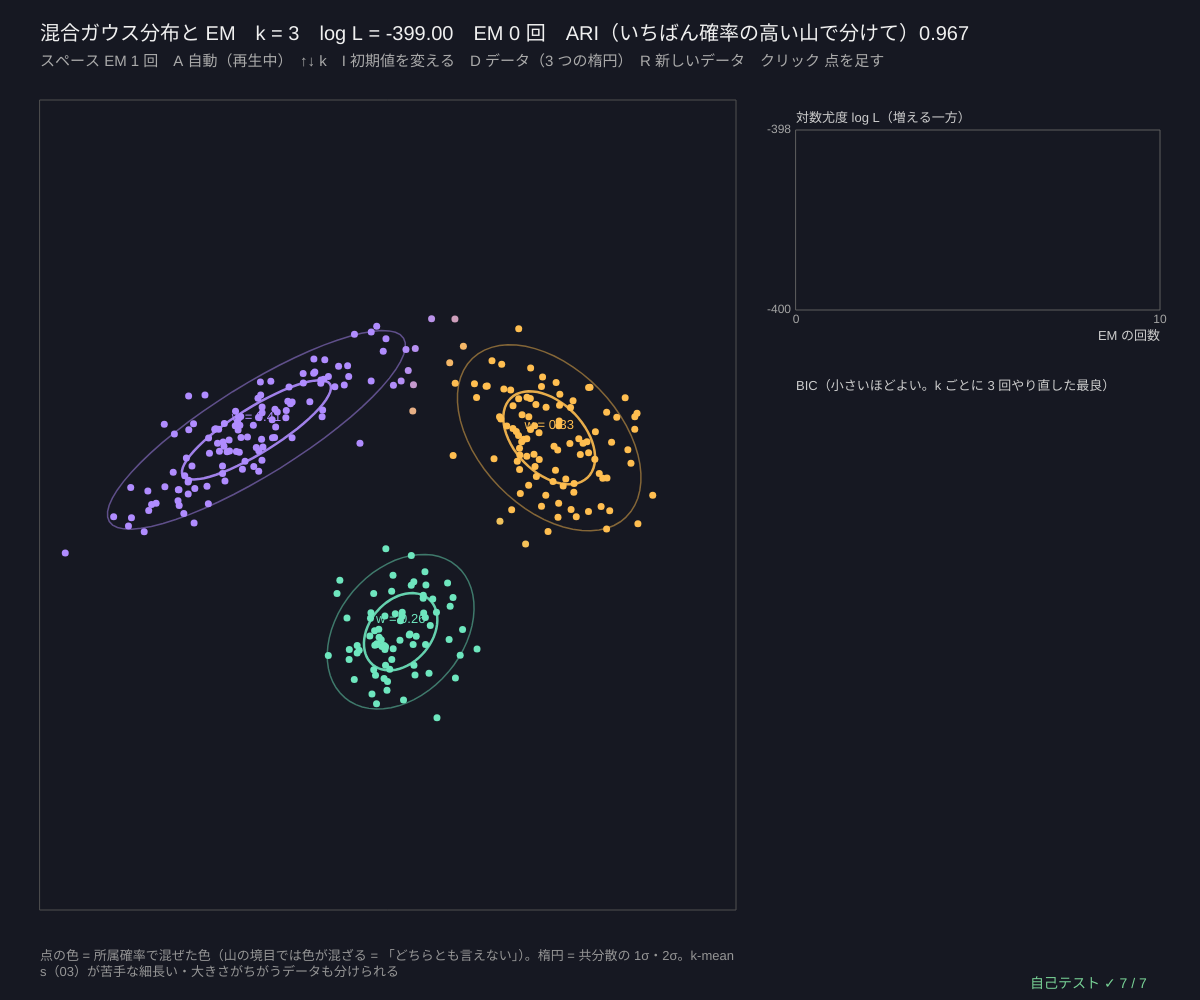
Frame 1 (no input)
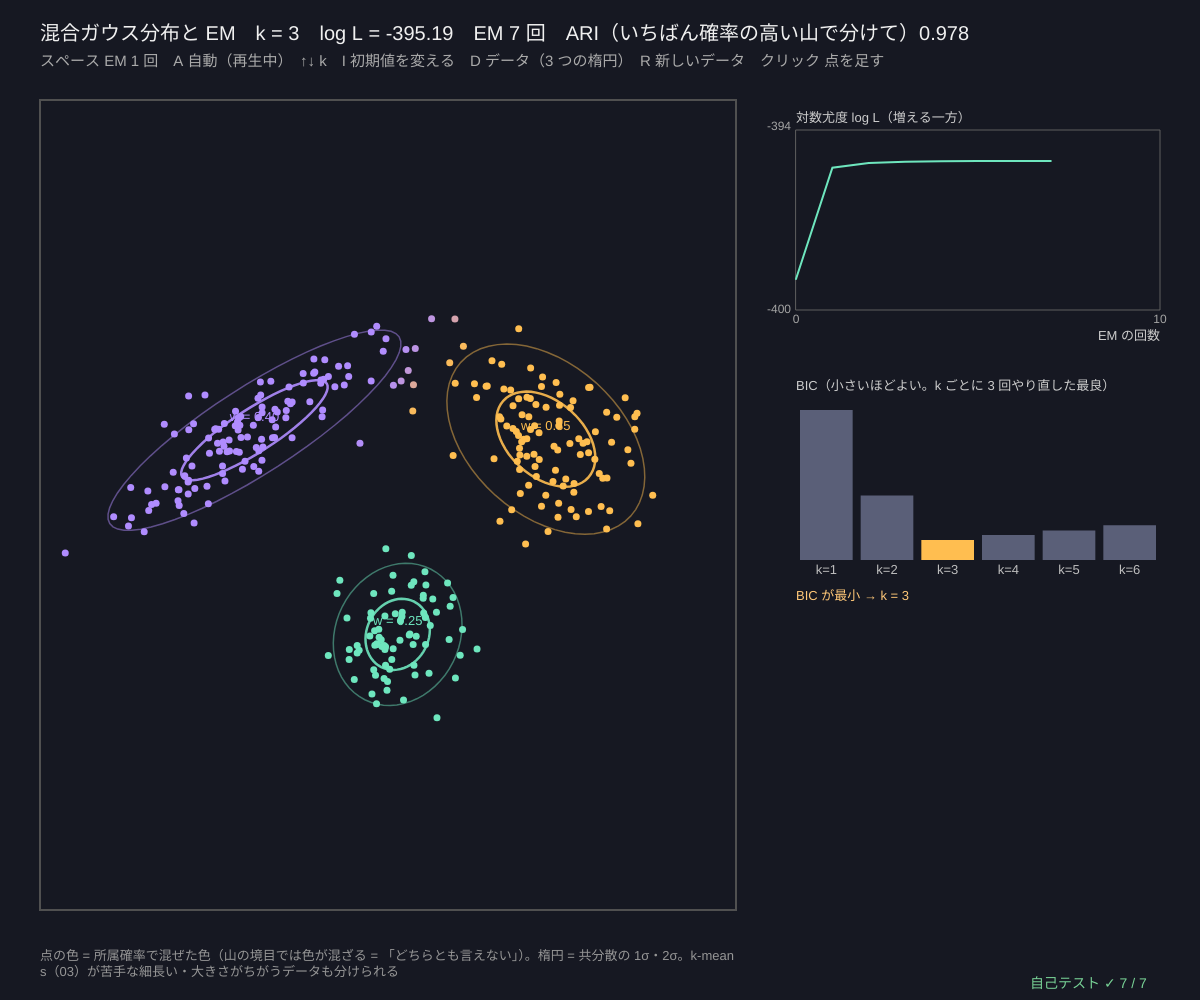
Frame 60 (no input)
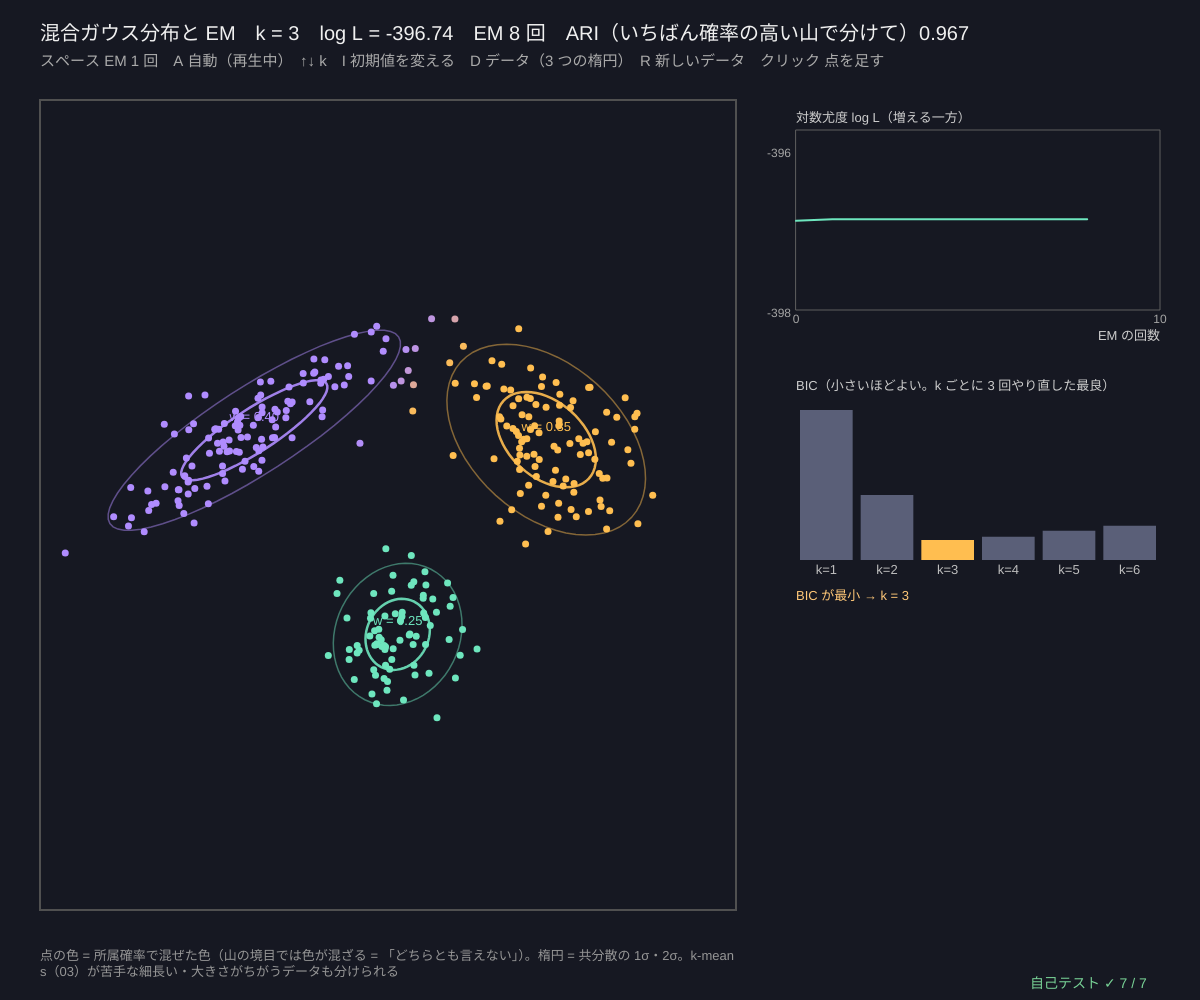
Frame 120 (the mouse pressed at the canvas centre since frame 60)

The p5.js sketch that drew these frames (run headless with seeded random() and noise() and a simulated clock; from frame 60 on, the mouse is pressed at the canvas centre):

// p5.js sketch
// ── sketch.js
// ============================================
// 08 混合ガウス分布と EM ─ データを「k 個の正規分布（楕円の山）を重みつきで足したもの」とみなしてあてはめる
//   E ステップ：各点がどの山から来たかの確率（所属確率 r_ik、合計 1）を計算 → 点の色の混ざりぐあい
//   M ステップ：所属確率を重みにして、各山の重み・平均・共分散（楕円の形と向き）を計算しなおす
//   対数尤度 log L は E → M のたびに必ず増えるか同じ（EM アルゴリズムの性質、右上のグラフ）。k は BIC = −2 log L + (母数の数)·log n が小さいものを選ぶ
//   k-means は「丸くて同じ大きさ・どれか 1 つに所属」の特別な場合。所属度で分けるファジィ c-平均法はシリーズ 50 の 11
// スペース EM を 1 回 / A 自動 / ↑↓ k / I 初期値を変える / D データ / R 新しいデータ / クリック 点を足す
// ============================================

const NPTS = 300;                      // ★ 点の数
const DKINDS = ['ellipses', 'aniso', 'sizes', 'moons'];
let data, kNum = 3, gm, eRes, llHist = [], auto = true, timer = 0, dataNo = 0, seedD = 81, seedI = 1, bic = [], view;

function setup() { createCanvas(windowWidth, windowHeight); textWrap(CHAR); selfTest(); newData(); }
function ellipses3(n, seed) {          // 共分散をきめた 3 つの楕円のかたまり
  seedRng(seed);
  return makeBlobs([{ n: Math.floor(n * 0.4), c: [-0.9, 0.5], sd: [0.6, 0.15], rot: 0.6 }, { n: Math.floor(n * 0.35), c: [1.0, 0.45], sd: [0.45, 0.22], rot: -0.7 }, { n: n - Math.floor(n * 0.4) - Math.floor(n * 0.35), c: [0.05, -0.85], sd: [0.22, 0.22] }]);
}
function newData() { data = DKINDS[dataNo] === 'ellipses' ? ellipses3(NPTS, seedD) : makeDataset(DKINDS[dataNo], NPTS, seedD); bic = []; reinit(); }
function reinit() { seedRng(900 + seedI); gm = gmmInit(data.pts, kNum); eRes = gmmE(data.pts, gm); llHist = [eRes.ll]; }
// ★ EM を 1 回：M（今の所属確率で山を計算しなおす）→ E（新しい山で所属確率と log L）
function emStep() { gm = gmmM(data.pts, eRes.resp, gm); eRes = gmmE(data.pts, gm); llHist.push(eRes.ll); if (llHist.length > 300) llHist.splice(1, 1); }
function bestFit(pts, k, tries, seed) { seedRng(seed); let best = null; for (let r = 0; r < tries; r++) { let f = gmmFit(pts, k, 150); if (!best || f.ll > best.ll) best = f; } return best; }

function draw() {
  background(22, 24, 34);
  if (auto && ++timer % 8 === 0) emStep();
  if (bic.length < 6 && frameCount % 3 === 0) { let k = bic.length + 1, f = bestFit(data.pts, k, 3, 50 + k); bic.push(gmmBIC(f.ll, k, data.pts.length)); }   // 1 つずつ計算（重いので）
  view = fitView(40, 100, width * 0.58, height - 190, 0, 0, 4.6);
  noFill(); stroke(80); rect(view.x, view.y, view.w, view.h);
  // ---- 点：所属確率で色を混ぜる
  noStroke();
  for (let i = 0; i < data.pts.length; i++) {
    let r = 0, g = 0, b = 0; eRes.resp[i].forEach((v, k) => { let c = PAL[k % PAL.length]; r += v * c[0]; g += v * c[1]; b += v * c[2]; });
    fill(r, g, b); circle(gX(view, data.pts[i][0]), gY(view, data.pts[i][1]), 7);
  }
  // ---- 山（楕円 = 1σ と 2σ）
  gm.mu.forEach((m, k) => {
    let ax = covAxes(gm.cv[k]);
    for (let s of [1, 2]) {
      let ring = []; for (let t = 0; t <= 60; t++) { let a = (TWO_PI * t) / 60, u = s * ax.s1 * Math.cos(a), v = s * ax.s2 * Math.sin(a); ring.push([gX(view, m[0] + u * Math.cos(ax.ang) - v * Math.sin(ax.ang)), gY(view, m[1] + u * Math.sin(ax.ang) + v * Math.cos(ax.ang))]); }
      stroke(palC(k, s === 1 ? 230 : 120)); strokeWeight(s === 1 ? 2.5 : 1.5); polyline(ring);
    }
    noStroke(); fill(palC(k)); textSize(13); textAlign(CENTER, BOTTOM); text('w = ' + gm.w[k].toFixed(2), gX(view, m[0]), gY(view, m[1]) - 6);
  });
  // ---- 対数尤度
  let gx = view.x + view.w + 60, gw = width - gx - 40, lo = Math.min(...llHist), hi = Math.max(...llHist);
  let g1 = { x: gx, y: 130, w: gw, h: 180, x0: 0, x1: Math.max(10, llHist.length - 1), y0: lo - 1, y1: hi + 1 };
  plotAxes(g1, 'EM の回数', '対数尤度 log L（増える一方）', [0, g1.x1], [+(lo - 1).toFixed(0), +(hi + 1).toFixed(0)]);
  stroke(110, 230, 190); strokeWeight(2); polyline(llHist.map((v, i) => [gX(g1, i), gY(g1, v)]));
  // ---- BIC
  let g2 = { x: gx, y: 400, w: gw, h: 160 };
  noStroke(); fill(205); textSize(13); textAlign(LEFT, BASELINE); text('BIC（小さいほどよい。k ごとに 3 回やり直した最良）', g2.x, g2.y - 10);
  if (bic.length) {
    let bl = Math.min(...bic), bh = Math.max(...bic), best = bic.indexOf(bl) + 1;
    bic.forEach((v, i) => { let hgt = 20 + ((v - bl) / Math.max(1e-9, bh - bl)) * (g2.h - 30), bw = g2.w / 6; fill(i + 1 === best ? color(255, 190, 80) : i + 1 === kNum ? color(176, 140, 255) : color(90, 95, 120)); rect(g2.x + i * bw + 4, g2.y + g2.h - hgt, bw - 8, hgt); fill(190); textAlign(CENTER, TOP); text('k=' + (i + 1), g2.x + i * bw + bw / 2, g2.y + g2.h + 4); });
    textAlign(LEFT, BASELINE); fill(255, 200, 120); text(bic.length < 6 ? '計算中…' : 'BIC が最小 → k = ' + best, g2.x, g2.y + g2.h + 40);
  }
  // ---- 文字
  let lab = eRes.resp.map((r) => r.indexOf(Math.max(...r)));
  textAlign(LEFT, BASELINE); fill(240); textSize(20);
  text('混合ガウス分布と EM　k = ' + kNum + '　log L = ' + eRes.ll.toFixed(2) + '　EM ' + (llHist.length - 1) + ' 回　ARI（いちばん確率の高い山で分けて）' + ariScore(lab, data.truth).toFixed(3), 40, 40);
  fill(170); textSize(15); text('スペース EM 1 回　A 自動' + (auto ? '（再生中）' : '') + '　↑↓ k　I 初期値を変える　D データ（' + (DKINDS[dataNo] === 'ellipses' ? '3 つの楕円' : DATA_JA[DKINDS[dataNo]]) + '）　R 新しいデータ　クリック 点を足す', 40, 66);
  fill(150); textSize(13); text('点の色 = 所属確率で混ぜた色（山の境目では色が混ざる = 「どちらとも言えない」）。楕円 = 共分散の 1σ・2σ。k-means（03）が苦手な細長い・大きさがちがうデータも分けられる', 40, height - 50, view.w);
  drawSelfTest(width - 170, height - 12);
}

function mousePressed() { if (view && inBox(view, mouseX, mouseY)) { data.pts.push([invX(view, mouseX), invY(view, mouseY)]); data.truth.push(0); eRes = gmmE(data.pts, gm); llHist = [eRes.ll]; bic = []; } }
function keyPressed() {
  if (key === ' ') { auto = false; emStep(); }
  if (key === 'a' || key === 'A') auto = !auto;
  if (key === UP_ARROW || key === DOWN_ARROW) { kNum = clampv(kNum + (key === UP_ARROW ? 1 : -1), 1, 6); reinit(); }
  if (key === 'i' || key === 'I') { seedI++; reinit(); }
  if (key === 'd' || key === 'D') { dataNo = (dataNo + 1) % DKINDS.length; newData(); }
  if (key === 'r' || key === 'R') { seedD++; newData(); }
  return false;
}

// ---- 自己テスト
function selfTest() {
  selfTestResults = [];
  let d = ellipses3(150, 8), mono = true, sum1 = true;
  for (let s = 0; s < 5; s++) {
    seedRng(30 + s); let g = gmmInit(d.pts, 3), e = gmmE(d.pts, g), prev = e.ll;
    for (let t = 0; t < 40; t++) {
      g = gmmM(d.pts, e.resp, g); e = gmmE(d.pts, g);
      if (e.ll < prev - 1e-9 * Math.abs(prev)) mono = false; prev = e.ll;
      if (!e.resp.every((r) => Math.abs(r.reduce((a, b) => a + b, 0) - 1) < 1e-12 && r.every((v) => v >= 0 && v <= 1))) sum1 = false;
    }
  }
  check('対数尤度は EM のたびに減らない（5 通りの初期値 × 40 回）', mono);
  check('所属確率 r_ik は 0〜1 で、各点の合計がちょうど 1', sum1);
  check('log-sum-exp：log(e^−1000 + e^−1001) = −1000 + log(1 + e^−1) を NaN なしで計算、ふつうの値でも直接計算と一致', near(logSumExp([-1000, -1001]), -1000 + Math.log(1 + Math.exp(-1)), 1e-12) && near(logSumExp([0.5, -0.3, 1.2]), Math.log(Math.exp(0.5) + Math.exp(-0.3) + Math.exp(1.2)), 1e-12));
  let one = gmmM(d.pts, d.pts.map(() => [1]), null), n = d.pts.length, mx = meanOf(d.pts.map((p) => p[0])), my = meanOf(d.pts.map((p) => p[1]));
  let sxx = meanOf(d.pts.map((p) => (p[0] - mx) ** 2)), sxy = meanOf(d.pts.map((p) => (p[0] - mx) * (p[1] - my)));
  check('山が 1 つなら、M ステップの答え = データの平均と共分散（n で割る）そのもの', near(one.mu[0][0], mx, 1e-12) && near(one.mu[0][1], my, 1e-12) && near(one.cv[0][0], sxx, 1e-12) && near(one.cv[0][1], sxy, 1e-12) && one.w[0] === 1);
  let bics = [1, 2, 3, 4, 5].map((k) => gmmBIC(bestFit(d.pts, k, 1, 70 + k).ll, k, n));
  check('3 つの楕円のデータでは BIC が k = 3 で最小（k = 1〜5）', bics.indexOf(Math.min(...bics)) === 2);
  let flat = Array.from({ length: 40 }, (_, i) => [i * 0.05, 0]); seedRng(5); let fl = gmmFit(flat, 2, 50);
  check('一直線の点（共分散がつぶれる）でも、共分散の下限で log L は有限・NaN なし', isFinite(fl.ll) && fl.gm.cv.every((c) => c[0] * c[2] - c[1] * c[1] > 0) && noNaN(fl.llHist));
  let an = makeDataset('aniso', 150, 9), fa = bestFit(an.pts, 3, 2, 4), la = fa.resp.map((r) => r.indexOf(Math.max(...r))); seedRng(4); let ka = kmeansBest(an.pts, 3, 10, true, 100);
  let aG = ariScore(la, an.truth), aK = ariScore(ka.labels, an.truth);
  check('細長いかたまり：混合ガウス ARI ' + aG.toFixed(3) + ' ≥ 0.9、k-means は ' + aK.toFixed(3), aG >= 0.9 && aK < aG);
  reportSelfTest();
}

// ---------- やってみよう ----------
// 1. I で初期値を変えてスペースで 1 回ずつ。楕円がだんだんデータに合っていく様子と、log L のグラフを見よう
// 2. ↑↓ で k を変えて BIC の棒を見る。log L は k を増やすほど大きくなるのに、BIC はなぜ k = 3 で最小？
// 3. D で「細長い」「大きさがちがう」に。03 で k-means が失敗したデータを、楕円ならどう分ける？
// 4. 三日月（D）では？ 正規分布の山は丸い（楕円）ので、三日月 1 つに山がいくつも必要になる
// 5. 所属確率で色が混ざる点を探そう。シリーズ 50 の 11（ファジィ c-平均法）の所属度とくらべてみよう

// ==================================================
// ここから下は「クラスタリングの道具」（中身は読まなくても OK。消さないでね）
// ==================================================
// ---- 共通：値をはさむ・クラスタの色・距離（点は [x, y] や [r, g, b] のような配列）
function clampv(v, a, b) { return v < a ? a : v > b ? b : v; }
const PAL = [[176, 140, 255], [110, 230, 190], [255, 190, 80], [110, 180, 255], [255, 120, 130], [200, 240, 110], [255, 150, 220], [90, 210, 220], [255, 150, 70], [190, 190, 255]];
function palC(k, a) {                  // クラスタ k の色（k < 0 = ノイズ = 灰色）
  let al = a === undefined ? 255 : a;
  if (k < 0) return color(120, 120, 135, al);
  let c = PAL[k % PAL.length]; return color(c[0], c[1], c[2], al);
}
function sqd(a, b) { let s = 0; for (let i = 0; i < a.length; i++) { let d = a[i] - b[i]; s += d * d; } return s; }   // 距離の 2 乗
function edist(a, b) { return Math.sqrt(sqd(a, b)); }                                                              // ユークリッド距離
function meanOf(arr) { if (!arr.length) return 0; let s = 0; for (let v of arr) s += v; return s / arr.length; }
// ---- 種つきの乱数（同じ種なら毎回同じ列）
let rngState = 1, gaussSpare = null;
function seedRng(s) { rngState = (s >>> 0) || 1; gaussSpare = null; }
function rnd() {                       // 0〜1 の一様乱数（mulberry32）
  rngState = (rngState + 0x6d2b79f5) >>> 0;
  let t = rngState;
  t = Math.imul(t ^ (t >>> 15), t | 1);
  t ^= t + Math.imul(t ^ (t >>> 7), t | 61);
  return ((t ^ (t >>> 14)) >>> 0) / 4294967296;
}
function rndInt(a, b) { return a + Math.floor(rnd() * (b - a + 1)); }
function gauss() {                     // 標準正規分布（ボックス-ミュラー法）
  if (gaussSpare !== null) { let g = gaussSpare; gaussSpare = null; return g; }
  let u = 1 - rnd(), v = rnd(), r = Math.sqrt(-2 * Math.log(u));
  gaussSpare = r * Math.sin(2 * Math.PI * v); return r * Math.cos(2 * Math.PI * v);
}
// ---- 合成データ（種つき）。どれも { pts, truth（正解のグループ番号）, k（正解のグループ数）} を返す
// blob = { n, c: [中心 x, y], sd: [長い向きの標準偏差, 短い向き], rot: 傾き（ラジアン）}
function makeBlobs(specs) {
  let pts = [], truth = [];
  specs.forEach((s, k) => {
    let cr = Math.cos(s.rot || 0), sr = Math.sin(s.rot || 0);
    for (let i = 0; i < s.n; i++) { let a = gauss() * s.sd[0], b = gauss() * s.sd[1]; pts.push([s.c[0] + cr * a - sr * b, s.c[1] + sr * a + cr * b]); truth.push(k); }
  });
  return { pts, truth, k: specs.length };
}
function makeMoons(n, noise) {         // 2 つの三日月（かみ合った半円）
  let pts = [], truth = [];
  for (let i = 0; i < n; i++) {
    let k = i % 2, t = rnd() * Math.PI, x = k ? 1 - Math.cos(t) : Math.cos(t), y = k ? 0.5 - Math.sin(t) : Math.sin(t);
    pts.push([(x - 0.5) * 1.6 + gauss() * noise, (y - 0.25) * 1.6 + gauss() * noise]); truth.push(k);
  }
  return { pts, truth, k: 2 };
}
function makeCircles(n, noise, inner) { // 同心円（外の輪と内の輪。点の数は輪の長さに比例）
  let pts = [], truth = [], nOut = Math.round((n * 1.3) / (1.3 + inner));
  for (let i = 0; i < n; i++) { let k = i < nOut ? 0 : 1, t = rnd() * 2 * Math.PI, r = k ? inner : 1.3; pts.push([r * Math.cos(t) + gauss() * noise, r * Math.sin(t) + gauss() * noise]); truth.push(k); }
  return { pts, truth, k: 2 };
}
const DATA_JA = { blobs: 'かたまり', moons: '三日月', circles: '同心円', aniso: '細長い', density: '密度がちがう', sizes: '大きさがちがう', noise: 'かたまり + 外れ値', chain: '鎖でつながる' };
function makeDataset(kind, n, seed) {
  seedRng(seed);
  if (kind === 'moons') return makeMoons(n, 0.07);
  if (kind === 'circles') return makeCircles(n, 0.05, 0.55);
  if (kind === 'aniso') { let m = Math.floor(n / 3); return makeBlobs([{ n: m, c: [-0.6, 0.9], sd: [0.9, 0.1], rot: 0.5 }, { n: m, c: [0, 0], sd: [0.9, 0.1], rot: 0.5 }, { n: n - 2 * m, c: [0.6, -0.9], sd: [0.9, 0.1], rot: 0.5 }]); }
  if (kind === 'density') { let m = Math.floor(n * 0.45); return makeBlobs([{ n: m, c: [-0.9, 0.3], sd: [0.12, 0.12] }, { n: m, c: [-0.3, 0.3], sd: [0.12, 0.12] }, { n: n - 2 * m, c: [0.9, -0.2], sd: [0.65, 0.65] }]); }
  if (kind === 'sizes') { let m = Math.floor(n * 0.12); return makeBlobs([{ n: n - 2 * m, c: [-0.5, 0], sd: [0.6, 0.6] }, { n: m, c: [0.85, 0.75], sd: [0.1, 0.1] }, { n: m, c: [0.85, -0.75], sd: [0.1, 0.1] }]); }
  if (kind === 'chain') {
    let m = Math.floor(n * 0.4), d = makeBlobs([{ n: m, c: [-1.2, 0], sd: [0.25, 0.25] }, { n: m, c: [1.2, 0], sd: [0.25, 0.25] }]), rest = n - 2 * m;
    for (let i = 0; i < rest; i++) { d.pts.push([-0.8 + (1.6 * (i + 0.5)) / rest, 0.04 * gauss()]); d.truth.push(i < rest / 2 ? 0 : 1); }
    return d;
  }
  let m = Math.floor(n / 3), d = makeBlobs([{ n: m, c: [-1, 0.7], sd: [0.25, 0.25] }, { n: m, c: [1, 0.6], sd: [0.3, 0.22], rot: 0.4 }, { n: n - 2 * m, c: [0, -0.9], sd: [0.28, 0.28] }]);
  if (kind === 'noise') { let q = Math.floor(n * 0.08); for (let i = 0; i < q; i++) { d.pts.push([-2 + 4 * rnd(), -1.8 + 3.6 * rnd()]); d.truth.push(-1); } }
  return d;
}
// ---- k-means（ロイドのアルゴリズム）。目的関数 = 慣性 = Σ |x_i − 中心|²
function nearestCenter(p, centers) { let best = 0, bd = Infinity; for (let j = 0; j < centers.length; j++) { let d = sqd(p, centers[j]); if (d < bd) { bd = d; best = j; } } return best; }
function assignLabels(pts, centers) { return pts.map((p) => nearestCenter(p, centers)); }        // ① 割り当て
function inertiaOf(pts, centers, labels) { let s = 0; for (let i = 0; i < pts.length; i++) s += sqd(pts[i], centers[labels[i]]); return s; }
function updateCenters(pts, labels, centers) {                                                     // ② 更新（仲間の平均。仲間 0 なら動かさない）
  let k = centers.length, dim = centers[0].length, sum = centers.map(() => new Array(dim).fill(0)), cnt = new Array(k).fill(0);
  for (let i = 0; i < pts.length; i++) { let l = labels[i]; cnt[l]++; for (let d = 0; d < dim; d++) sum[l][d] += pts[i][d]; }
  return sum.map((s, j) => (cnt[j] ? s.map((v) => v / cnt[j]) : centers[j].slice()));
}
function initRandomCenters(pts, k) {   // ランダムに k 点えらぶ（重ならないように）
  if (!pts.length) return Array.from({ length: k }, () => [0, 0]);
  let idx = pts.map((_, i) => i), out = [];
  for (let j = 0; j < Math.min(k, pts.length); j++) { let r = j + Math.floor(rnd() * (idx.length - j)); [idx[j], idx[r]] = [idx[r], idx[j]]; out.push(pts[idx[j]].slice()); }
  while (out.length < k) out.push(pts[0].slice());
  return out;
}
function initPlusPlus(pts, k) {        // k-means++：今ある中心から遠い点ほど（距離² に比例して）えらばれやすい
  if (!pts.length) return Array.from({ length: k }, () => [0, 0]);
  let out = [pts[Math.floor(rnd() * pts.length)].slice()], d2 = pts.map((p) => sqd(p, out[0]));
  while (out.length < k) {
    let tot = 0; for (let v of d2) tot += v;
    let r = rnd() * tot, pick = pts.length - 1;
    if (tot > 0) { for (let i = 0; i < pts.length; i++) { r -= d2[i]; if (r <= 0) { pick = i; break; } } } else pick = Math.floor(rnd() * pts.length);
    out.push(pts[pick].slice());
    for (let i = 0; i < pts.length; i++) d2[i] = Math.min(d2[i], sqd(pts[i], pts[pick]));
  }
  return out;
}
// 最後まで回す。hist = 半ステップ（割り当て・更新）ごとの慣性
function lloyd(pts, centers0, maxIter) {
  let centers = centers0.map((c) => c.slice()), labels = assignLabels(pts, centers), hist = [inertiaOf(pts, centers, labels)], iters = 0;
  for (let it = 0; it < (maxIter || 100); it++) {
    let nc = updateCenters(pts, labels, centers); hist.push(inertiaOf(pts, nc, labels));
    let nl = assignLabels(pts, nc); hist.push(inertiaOf(pts, nc, nl));
    centers = nc; iters++;
    let same = nl.every((v, i) => v === labels[i]); labels = nl;
    if (same) break;
  }
  return { centers, labels, inertia: hist[hist.length - 1], hist, iters };
}
function kmeansBest(pts, k, restarts, usePP, maxIter) {   // restarts 回やり直して慣性がいちばん小さいものを選ぶ
  let best = null, all = [];
  for (let r = 0; r < restarts; r++) { let res = lloyd(pts, usePP ? initPlusPlus(pts, k) : initRandomCenters(pts, k), maxIter); all.push(res.inertia); if (!best || res.inertia < best.inertia) best = res; }
  best.all = all; return best;
}
// ---- 混合ガウス分布（2 次元、共分散は全部）。cv = [s_xx, s_xy, s_yy]。gm = { w: 重み, mu: 平均, cv: 共分散 }
const COV_FLOOR = 1e-4;                // 共分散の固有値の下限（1 点に縮んで尤度が ∞ になるのを防ぐ）
function logGauss2(p, mu, cv) {
  let det = cv[0] * cv[2] - cv[1] * cv[1], dx = p[0] - mu[0], dy = p[1] - mu[1];
  let q = (cv[2] * dx * dx - 2 * cv[1] * dx * dy + cv[0] * dy * dy) / det;
  return -Math.log(2 * Math.PI) - 0.5 * Math.log(det) - 0.5 * q;
}
function logSumExp(arr) { let m = -Infinity; for (let v of arr) if (v > m) m = v; if (m === -Infinity) return -Infinity; let s = 0; for (let v of arr) s += Math.exp(v - m); return m + Math.log(s); }
function gmmE(pts, gm) {               // E ステップ：所属確率 r_ik（各点で合計 1）と対数尤度
  let ll = 0, resp = pts.map((p) => {
    let lg = gm.w.map((w, k) => Math.log(Math.max(w, 1e-300)) + logGauss2(p, gm.mu[k], gm.cv[k])), lse = logSumExp(lg);
    ll += lse; return lg.map((v) => Math.exp(v - lse));
  });
  return { resp, ll };
}
function floorCov(cv) {                // 固有値が COV_FLOOR より小さければ持ち上げる（ふだんは何もしない）
  let a = cv[0], b = cv[1], c = cv[2], tr = (a + c) / 2, df = Math.sqrt(((a - c) / 2) ** 2 + b * b), l1 = tr + df, l2 = tr - df;
  if (l2 >= COV_FLOOR && isFinite(l1)) return cv;
  let th = 0.5 * Math.atan2(2 * b, a - c), co = Math.cos(th), si = Math.sin(th);
  l1 = Math.max(isFinite(l1) ? l1 : 1, COV_FLOOR); l2 = Math.max(isFinite(l2) ? l2 : COV_FLOOR, COV_FLOOR);
  return [l1 * co * co + l2 * si * si, (l1 - l2) * co * si, l1 * si * si + l2 * co * co];
}
function gmmM(pts, resp, old) {        // M ステップ：重み・平均・共分散を所属確率の重みつきで計算しなおす
  let k = resp[0].length, n = pts.length, gm = { w: [], mu: [], cv: [] };
  for (let j = 0; j < k; j++) {
    let nk = 0, mx = 0, my = 0; for (let i = 0; i < n; i++) { let r = resp[i][j]; nk += r; mx += r * pts[i][0]; my += r * pts[i][1]; }
    if (nk < 1e-8) { gm.w.push(1e-8); gm.mu.push(old ? old.mu[j].slice() : pts[j % n].slice()); gm.cv.push(old ? old.cv[j].slice() : [1, 0, 1]); continue; }
    mx /= nk; my /= nk;
    let a = 0, b = 0, c = 0; for (let i = 0; i < n; i++) { let r = resp[i][j], dx = pts[i][0] - mx, dy = pts[i][1] - my; a += r * dx * dx; b += r * dx * dy; c += r * dy * dy; }
    gm.w.push(nk / n); gm.mu.push([mx, my]); gm.cv.push(floorCov([a / nk, b / nk, c / nk]));
  }
  let sw = gm.w.reduce((s, v) => s + v, 0); gm.w = gm.w.map((v) => v / sw);
  return gm;
}
function gmmInit(pts, k) {             // k-means++ の中心から始めて、近い点を仲間にして M ステップ 1 回
  let cs = initPlusPlus(pts, k), lab = assignLabels(pts, cs);
  return gmmM(pts, lab.map((l) => cs.map((_, j) => (j === l ? 1 : 0))), { mu: cs, cv: cs.map(() => [0.3, 0, 0.3]) });
}
function gmmFit(pts, k, iters) {       // EM をくり返す。llHist = 対数尤度の記録（必ず増えるか同じ）
  let gm = gmmInit(pts, k), llHist = [], e = gmmE(pts, gm);
  for (let t = 0; t < iters; t++) { llHist.push(e.ll); gm = gmmM(pts, e.resp, gm); e = gmmE(pts, gm); if (t > 3 && Math.abs(e.ll - llHist[t]) < 1e-9 * Math.abs(e.ll)) break; }
  llHist.push(e.ll);
  return { gm, ll: e.ll, resp: e.resp, llHist };
}
function gmmBIC(ll, k, n) { return -2 * ll + (6 * k - 1) * Math.log(n); }   // 母数の数 = 平均 2k + 共分散 3k + 重み (k − 1)
function covAxes(cv) {                 // 共分散の楕円：長い軸・短い軸の標準偏差と傾き
  let a = cv[0], b = cv[1], c = cv[2], tr = (a + c) / 2, df = Math.sqrt(((a - c) / 2) ** 2 + b * b);
  return { s1: Math.sqrt(Math.max(0, tr + df)), s2: Math.sqrt(Math.max(0, tr - df)), ang: 0.5 * Math.atan2(2 * b, a - c) };
}
// ---- 正解との一致：分割表、純度、調整ランド指数（ARI）、正規化相互情報量（NMI）。ラベル −1（ノイズ）も 1 つのグループとして数える
function contingency(a, b) {
  let ra = [...new Set(a)].sort((x, y) => x - y), cb = [...new Set(b)].sort((x, y) => x - y), ia = new Map(ra.map((v, i) => [v, i])), ib = new Map(cb.map((v, i) => [v, i]));
  let M = ra.map(() => new Array(cb.length).fill(0));
  for (let i = 0; i < a.length; i++) M[ia.get(a[i])][ib.get(b[i])]++;
  return { M, ra, cb };
}
function comb2(x) { return (x * (x - 1)) / 2; }
function ariScore(a, b) {
  let { M } = contingency(a, b), n = a.length, sij = 0, sa = 0, sb = 0, colS = new Array(M[0].length).fill(0);
  for (let r of M) { let rs = 0; r.forEach((v, j) => { sij += comb2(v); rs += v; colS[j] += v; }); sa += comb2(rs); }
  for (let v of colS) sb += comb2(v);
  let expv = (sa * sb) / Math.max(1, comb2(n)), maxv = (sa + sb) / 2;
  return maxv - expv === 0 ? 1 : (sij - expv) / (maxv - expv);
}
function nmiScore(a, b) {              // NMI = 2·I(A; B) / (H(A) + H(B))
  let { M } = contingency(a, b), n = a.length, rs = M.map((r) => r.reduce((s, v) => s + v, 0)), cs = M[0].map((_, j) => M.reduce((s, r) => s + r[j], 0));
  let H = (arr) => -arr.reduce((s, v) => s + (v > 0 ? (v / n) * Math.log(v / n) : 0), 0), mi = 0;
  M.forEach((r, i) => r.forEach((v, j) => { if (v > 0) mi += (v / n) * Math.log((n * v) / (rs[i] * cs[j])); }));
  let hs = H(rs) + H(cs); return hs === 0 ? 1 : clampv((2 * mi) / hs, 0, 1);
}
function purityScore(pred, truth) { let { M } = contingency(pred, truth); return M.reduce((s, r) => s + Math.max(...r), 0) / pred.length; }
// ---- グラフと図の道具：g = { x, y, w, h, x0, x1, y0, y1 }（画面の四角とデータの範囲）
function gX(g, v) { return g.x + clampv((v - g.x0) / (g.x1 - g.x0), -0.02, 1.02) * g.w; }
function gY(g, v) { return g.y + g.h - clampv((v - g.y0) / (g.y1 - g.y0), -0.02, 1.02) * g.h; }
function invX(g, px) { return g.x0 + ((px - g.x) / g.w) * (g.x1 - g.x0); }
function invY(g, py) { return g.y0 + ((g.y + g.h - py) / g.h) * (g.y1 - g.y0); }
function inBox(g, px, py) { return px >= g.x && px <= g.x + g.w && py >= g.y && py <= g.y + g.h; }
function fitView(x, y, w, h, cx, cy, span) {   // 縦横の縮尺をそろえる（span = 短い辺に入るデータの幅）
  let s = Math.min(w, h) / span; return { x, y, w, h, x0: cx - w / 2 / s, x1: cx + w / 2 / s, y0: cy - h / 2 / s, y1: cy + h / 2 / s };
}
function plotAxes(g, xl, yl, xt, yt) {
  stroke(95); strokeWeight(1); noFill(); rect(g.x, g.y, g.w, g.h);
  noStroke(); fill(165); textSize(12); textAlign(CENTER, TOP);
  for (let v of xt) text(+v.toPrecision(3), gX(g, v), g.y + g.h + 4);
  textAlign(RIGHT, CENTER);
  for (let v of yt) text(+v.toPrecision(3), g.x - 5, gY(g, v));
  textAlign(LEFT, BASELINE); fill(205); textSize(13);
  text(xl, g.x + g.w - textWidth(xl), g.y + g.h + 30); text(yl, g.x, g.y - 8);
}
function polyline(pts) {               // 点が 2 つ以上あるときだけ折れ線を描く
  if (pts.length < 2) return;
  noFill(); beginShape(); for (let p of pts) vertex(p[0], p[1]); endShape();
}
function drawPts(g, pts, labels, r, al) {   // クラスタの色で点を描く（labels がなければ白）
  noStroke();
  for (let i = 0; i < pts.length; i++) { fill(labels ? palC(labels[i], al) : color(230, 230, 240, al === undefined ? 255 : al)); circle(gX(g, pts[i][0]), gY(g, pts[i][1]), r); }
}
// ---- 自己テストの道具
let selfTestResults = [];
function check(name, cond) { selfTestResults.push({ name, ok: !!cond }); }
function near(a, b, tol) { return a !== null && a !== undefined && isFinite(a) && Math.abs(a - b) <= (tol === undefined ? 1e-9 : tol); }
function noNaN(v) { return Array.isArray(v) ? v.every(noNaN) : !(typeof v === 'number' && v !== v); }
function reportSelfTest() { for (let r of selfTestResults) (r.ok ? console.log : console.error)((r.ok ? '✓ ' : '✗ ') + r.name); }
function selfTestLine() { let n = selfTestResults.filter((r) => r.ok).length; return '自己テスト ' + (n === selfTestResults.length ? '✓ ' : '✗ ') + n + ' / ' + selfTestResults.length; }
function drawSelfTest(x, y) { noStroke(); fill(selfTestResults.every((r) => r.ok) ? color(120, 210, 150) : color(255, 90, 90)); textSize(14); textAlign(LEFT, BASELINE); text(selfTestLine(), x, y); }
